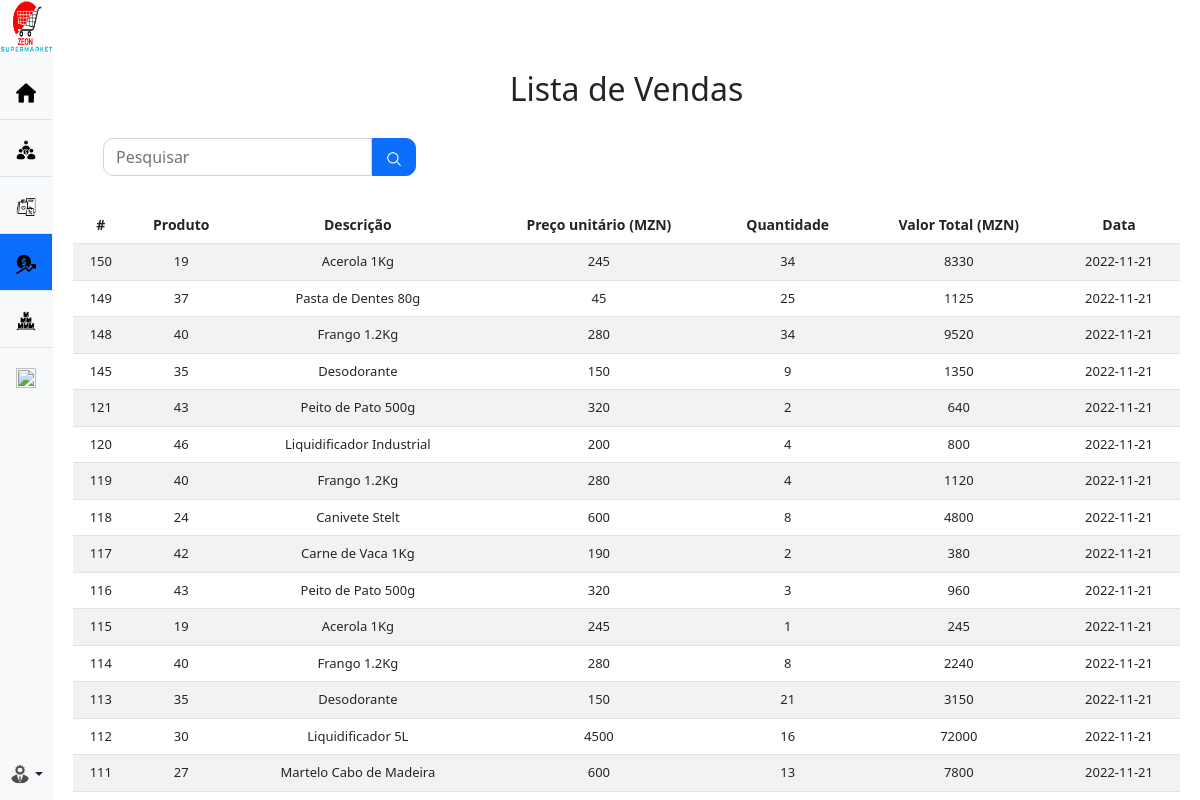
Screenshot of /admin/vendas_show.php (signed in) with the database file from the repository.
### tables this page shows
CREATE TABLE `venda` (
  `cod_venda` int(11) NOT NULL,
  `cod_produto` int(11) NOT NULL,
  `descricao` varchar(40) NOT NULL,
  `preco` int(10) NOT NULL,
  `quantidade` int(6) NOT NULL,
  `preco_total` int(10) NOT NULL,
  `data_venda` date NOT NULL
);

### admin/vendas_show.php (the view, shortened to what this page needs)
<?php
include('../connect.php');
if (!empty($_GET['search'])) {
    $data = $_GET['search'];
    $sql = "SELECT * FROM venda WHERE cod_venda LIKE '$data' or cod_produto LIKE '$data' or quantidade LIKE '$data' or data_venda LIKE '$data%' or id_cliente LIKE '$data' ORDER BY cod_venda DESC";
}else{
    $sql = "SELECT * FROM venda ORDER BY cod_venda DESC";
}
$result = $mysqli->query($sql);
?>
<!DOCTYPE html>
<html lang="en">
<head>
    <link href="../css/bootstrap.min.css" rel="stylesheet">
    <link href="../sidebars.css" rel="stylesheet">
</head>
<body>
    <main class="d-flex flex-nowrap">
        <div class="d-flex flex-column flex-shrink-0 bg-light text-center" style="width: 3.5%; min-width: 53px;">
            <ul class="nav nav-pills nav-flush mb-auto">
                <li class="nav-item">
                        <img src="../icon/logo.jpg" style="width: 53px; height: 53px; margin-bottom:10px">
                </li>
                <li class="nav-item">
                    <a href="homepage_admin.php" class="nav-link py-3 border-bottom rounded-0" aria-current="page"
                    data-bs-toggle="tooltip" data-bs-placement="right" aria-label="Home"
                    data-bs-original-title="Home">
                        <img src="../icon/home0.png" style="width: 20px; height: 20px;">
                    </a>
                </li>
                <li class="nav-item">
                    <a href="collabs.php" class="nav-link py-3 border-bottom rounded-0" aria-current="page"
                    data-bs-toggle="tooltip" data-bs-placement="right" aria-label="Colaboradores"
                    data-bs-original-title="Colaboradores">
                        <img src="../icon/collabs.png" style="width: 20px; height: 20px;">
                    </a>
                </li>
                <li class="nav-item">
                    <a href="produtos.php" class="nav-link py-3 border-bottom rounded-0" aria-current="page"
                    data-bs-toggle="tooltip" data-bs-placement="right" aria-label="Produtos"
                    data-bs-original-title="Produtos">
                        <img src="../icon/produtos.png" style="width: 20px; height: 20px;">
                    </a>
                </li>
                <li class="nav-item">
                    <a href="vendas.php" class="nav-link active py-3 border-bottom rounded-0" aria-current="page"
                    data-bs-toggle="tooltip" data-bs-placement="right" aria-label="Vendas"
                    data-bs-original-title="Vendas">
                        <img src="../icon/venda.png" style="width: 20px; height: 20px;">
                    </a>
                </li>
                <li class="nav-item">
                    <a href="stock.php" class="nav-link py-3 border-bottom rounded-0" aria-current="page"
                    data-bs-toggle="tooltip" data-bs-placement="right" aria-label="Estoque"
                    data-bs-original-title="Estoque">
                        <img src="../icon/stock.png" style="width: 20px; height: 20px;">
                    </a>
                </li>
                <li class="nav-item">
                    <a href="registar.php" class="nav-link py-3 rounded-0" aria-current="page"
                    data-bs-toggle="tooltip" data-bs-placement="right" aria-label="Novo Registo"
                    data-bs-original-title="Novo Registo">
                        <img src="../icon/add.png" style="width: 20px; height: 20px;">
                    </a>
                </li>
            </ul>
            <div class="dropdown">
                <a href="#"
                    class="d-flex align-items-center justify-content-center p-3 link-dark text-decoration-none dropdown-toggle"
                    data-bs-toggle="dropdown" aria-expanded="false">
                    <img src="../icon/admin.jpg" style="width: 20px; height: 20px;" class="rounded-circle">
                </a>
            </div>
        </div>
        <div class="text-center" style="width: 100vw; height: 100%; min-height: 100vh;">
            <h2 style="margin-top: 70px;">Lista de Vendas</h2>
            <div class="box-search" style="display: flex; justify-content:left; margin: 30px 20px 30px 50px;">
                <input type="search" class="form-control w-25" id="pesquisar" placeholder="Pesquisar" style="border-radius: 10px 0 0 10px;">
                <button onclick="searchData()" class="btn btn-primary" style="border-radius: 0 10px 10px 0"><img src="../icon/lupa.png" height=18 width=18></button>
            </div>
            <div class="bd-example-snippet bd-code-snippet" style="margin: 30px 20px 30px 20px;">
                <div class="bd-example text-center">
                    <table class="table table-striped">
                        <thead style="font-size: 14px">
                            <tr>
                                <th scope="col">#</th>
                                <th scope="col">Produto</th>
                                <th scope="col">Descrição</th>
                                <th scope="col">Preço unitário (MZN)</th>
                                <th scope="col">Quantidade</th>
                                <th scope="col">Valor Total (MZN)</th>
                                <th scope="col">Data</th>
                            </tr>
                        </thead>
                        <tbody style="font-size: 13px">
                            <?php
                                while ($venda_data = mysqli_fetch_assoc($result)) {
                                    echo "<tr>";
                                    echo "<td>" . $venda_data['cod_venda'] . "</td>";
                                    echo "<td>" . $venda_data['cod_produto'] . "</td>";
                                    echo "<td>" . $venda_data['descricao'] . "</td>";
                                    echo "<td>" . $venda_data['preco'] . "</td>";
                                    echo "<td>" . $venda_data['quantidade'] . "</td>";
                                    echo "<td>" . $venda_data['preco_total'] . "</td>";
                                    echo "<td>" . $venda_data['data_venda'] . "</td>";
                                    echo "</tr>";
                                }
                            ?>
                        </tbody>
                    </table>
                </div>
            </div>
        </div>
    </main>
</body>
</html>

### css/sidebars.css (style rules this page uses)
body { min-height: 100vh; min-height: -webkit-fill-available; }
html { height: -webkit-fill-available; }
main { height: 100vh; height: -webkit-fill-available; max-height: 100vh; overflow-x: auto; overflow-y: hidden; }
.dropdown-toggle { outline: 0; }

### rows the page displays
venda: cod_venda "150", cod_produto "19", descricao "Acerola 1Kg", preco "245", quantidade "34", preco_total "8330", data_venda "2022-11-21"
venda: cod_venda "149", cod_produto "37", descricao "Pasta de Dentes 80g", preco "45", quantidade "25", preco_total "1125", data_venda "2022-11-21"
venda: cod_venda "148", cod_produto "40", descricao "Frango 1.2Kg", preco "280", quantidade "34", preco_total "9520", data_venda "2022-11-21"
venda: cod_venda "145", cod_produto "35", descricao "Desodorante", preco "150", quantidade "9", preco_total "1350", data_venda "2022-11-21"
venda: cod_venda "121", cod_produto "43", descricao "Peito de Pato 500g", preco "320", quantidade "2", preco_total "640", data_venda "2022-11-21"
venda: cod_venda "120", cod_produto "46", descricao "Liquidificador Industrial", preco "200", quantidade "4", preco_total "800", data_venda "2022-11-21"
venda: cod_venda "119", cod_produto "40", descricao "Frango 1.2Kg", preco "280", quantidade "4", preco_total "1120", data_venda "2022-11-21"
venda: cod_venda "118", cod_produto "24", descricao "Canivete Stelt", preco "600", quantidade "8", preco_total "4800", data_venda "2022-11-21"
venda: cod_venda "117", cod_produto "42", descricao "Carne de Vaca 1Kg", preco "190", quantidade "2", preco_total "380", data_venda "2022-11-21"
venda: cod_venda "116", cod_produto "43", descricao "Peito de Pato 500g", preco "320", quantidade "3", preco_total "960", data_venda "2022-11-21"
venda: cod_venda "115", cod_produto "19", descricao "Acerola 1Kg", preco "245", quantidade "1", preco_total "245", data_venda "2022-11-21"
venda: cod_venda "114", cod_produto "40", descricao "Frango 1.2Kg", preco "280", quantidade "8", preco_total "2240", data_venda "2022-11-21"
venda: cod_venda "113", cod_produto "35", descricao "Desodorante", preco "150", quantidade "21", preco_total "3150", data_venda "2022-11-21"
venda: cod_venda "112", cod_produto "30", descricao "Liquidificador 5L", preco "4500", quantidade "16", preco_total "72000", data_venda "2022-11-21"
venda: cod_venda "111", cod_produto "27", descricao "Martelo Cabo de Madeira", preco "600", quantidade "13", preco_total "7800", data_venda "2022-11-21"
